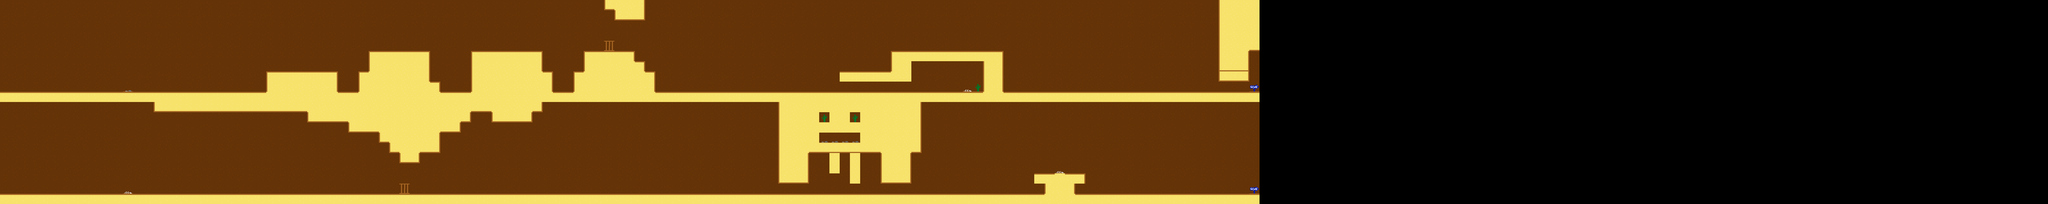

A level layout from a 2D game, rendered from its tile map. Below: a short description, then the map file with tile-grid data replaced by summaries:
An orthogonal 200x20 tile map with 64x64 px tiles, 2 tile layers (Background, Kachelebene 1) and 33 objects (goal).

<map version="1.0" tiledversion="1.1.0" orientation="orthogonal" renderorder="right-down" width="200" height="20" tilewidth="64" tileheight="64" infinite="0" nextobjectid="66">
 <tileset firstgid="1" source="level.tsx" />
 <layer name="Background" width="200" height="20">
  <data>[4000 cells, 2460 non-empty, 9 distinct tile ids]</data>
 </layer>
 <layer name="Kachelebene 1" width="200" height="20">
  <data>[4000 cells, 598 non-empty, 14 distinct tile ids]</data>
 </layer>
 <objectgroup name="Collision">
  <object id="13" x="0" y="576" width="7872" height="64" />
  <object id="14" x="960" y="640" width="2432" height="64" />
  <object id="15" x="1920" y="704" width="1024" height="64" />
  <object id="16" x="3072" y="704" width="256" height="64" />
  <object id="17" x="2176" y="768" width="704" height="64" />
  <object id="18" x="2368" y="832" width="384" height="64" />
  <object id="19" x="2432" y="896" width="320" height="64" />
  <object id="20" x="2496" y="960" width="128" height="64" />
  <object id="21" x="1664" y="448" width="448" height="128" />
  <object id="22" x="2240" y="448" width="448" height="128" />
  <object id="23" x="2688" y="512" width="64" height="64" />
  <object id="24" x="2304" y="320" width="384" height="128" />
  <object id="25" x="2944" y="448" width="512" height="128" />
  <object id="26" x="2944" y="320" width="448" height="128" />
  <object id="27" x="3776" y="0" width="256" height="64" />
  <object id="28" x="3840" y="64" width="192" height="64" />
  <object id="29" x="3584" y="448" width="512" height="128" />
  <object id="30" x="3648" y="384" width="384" height="64" />
  <object id="31" x="3648" y="320" width="320" height="64" />
  <object id="32" x="0" y="1216" width="7872" height="64" />
  <object id="33" name="goal" x="7808" y="0" width="64" height="1280" />
  <object id="34" x="6656" y="0" width="1216" height="64" />
  <object id="37" x="6464" y="1088" width="320" height="64" />
  <object id="38" x="6528" y="1152" width="192" height="64" />
  <object id="42" x="6144" y="384" width="128" height="192" />
  <object id="44" x="5056" y="640" width="448" height="320" />
  <object id="46" x="5696" y="640" width="64" height="320" />
  <object id="51" x="4864" y="640" width="192" height="448" />
  <object id="52" x="5504" y="640" width="192" height="448" />
  <object id="59" x="5568" y="320" width="704" height="64" />
  <object id="61" x="7616" y="0" width="192" height="448" />
  <object id="63" x="5568" y="384" width="128" height="64" />
  <object id="65" x="5248" y="448" width="448" />
 </objectgroup>
</map>
